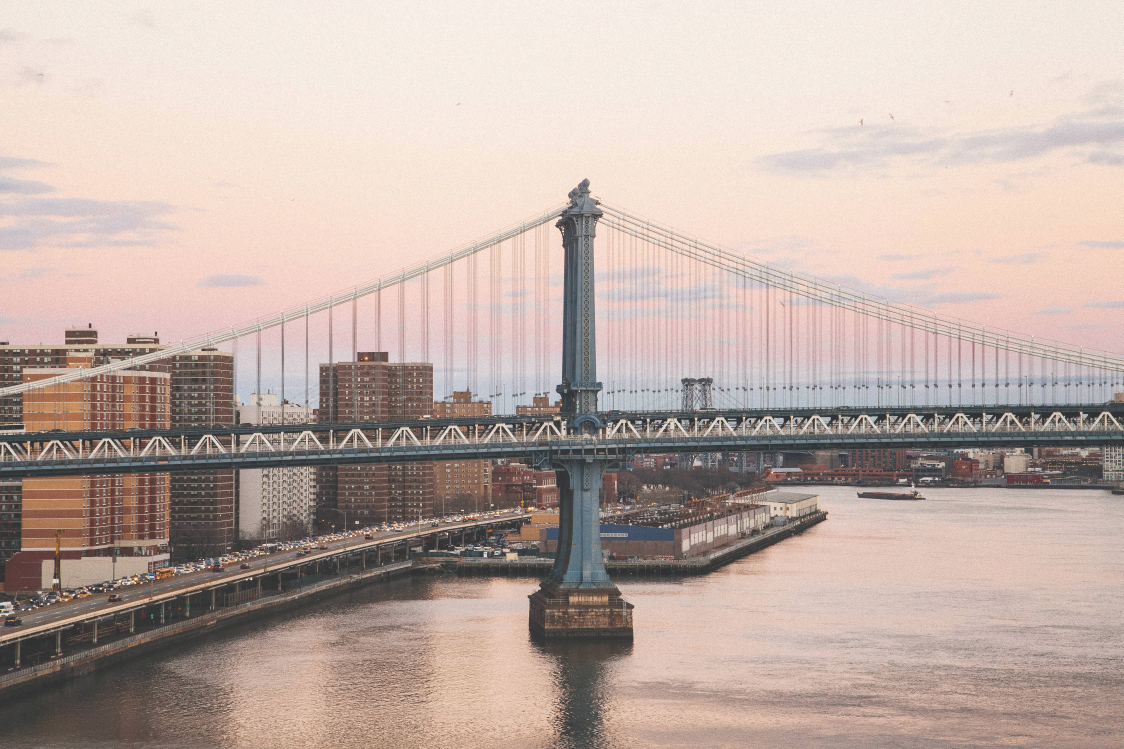
#> input picture OtherInfo/algorithm/12220.jpg, 5616 x 3744 px (shown at 1/5 size)
$ python test.py
#> lines starting #> are read from the running program, lines starting #| are printed output that depends on the picture

import os
from PIL import Image

def image_resize(img, size=(1500, 1100)):
    """调整图片大小
    """
    print(img.size)
    try:
        if img.mode not in ('L', 'RGB'):
            img = img.convert('RGB')
        img = img.resize(size)
    except Exceptione:
        pass
    print(img.size)
    return img

def image_merge(images, output_dir='output', output_name='merge.jpg',restriction_max_width=750, restriction_max_height=600):
    """垂直合并多张图片
    images - 要合并的图片路径列表
    ouput_dir - 输出路径
    output_name - 输出文件名
    restriction_max_width - 限制合并后的图片最大宽度，如果超过将等比缩小
    restriction_max_height - 限制合并后的图片最大高度，如果超过将等比缩小
    """
#> called with output_dir = 'output', output_name = 'merge.jpg', restriction_max_width = 750, restriction_max_height = 600
    max_width = 0
    total_height = 0
    # 计算合成后图片的宽度（以最宽的为准）和高度
    for img_path in images:
        if os.path.exists(img_path):
            img = Image.open(img_path)
#> img is the input picture: PIL image 5616x3744 RGB; mean R, G, B 190.8, 173.4, 165.7
            width, height = img.size
#> width = 5616; height = 3744
            if width > max_width:
                max_width = width
#> max_width = 5616
            total_height += height
#> total_height = 3744

    # 产生一张空白图
    new_img = Image.new('RGB', (max_width, total_height), 255)
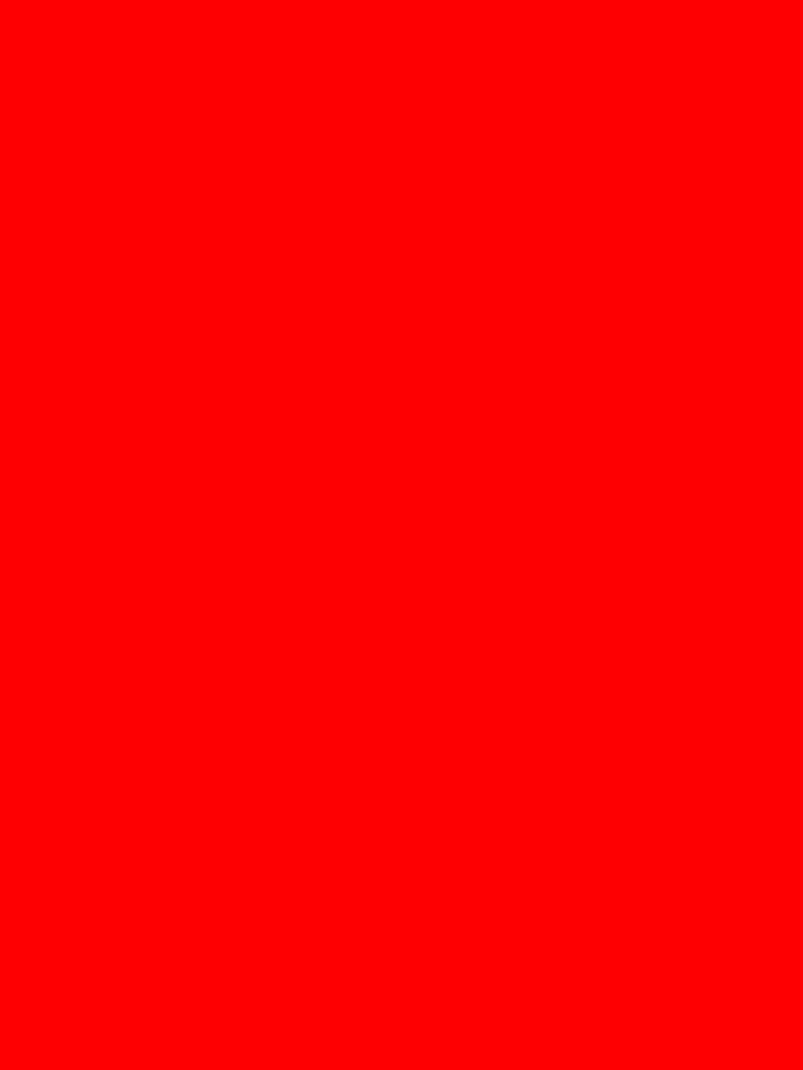
#> new_img: PIL image 5616x7488 RGB (shown at 1/7 size); mean R, G, B 255, 0, 0
    # 合并
    x = y = 0
    for img_path in images:
        if os.path.exists(img_path):
            img = Image.open(img_path)
            width, height = img.size
            new_img.paste(img, (x, y))
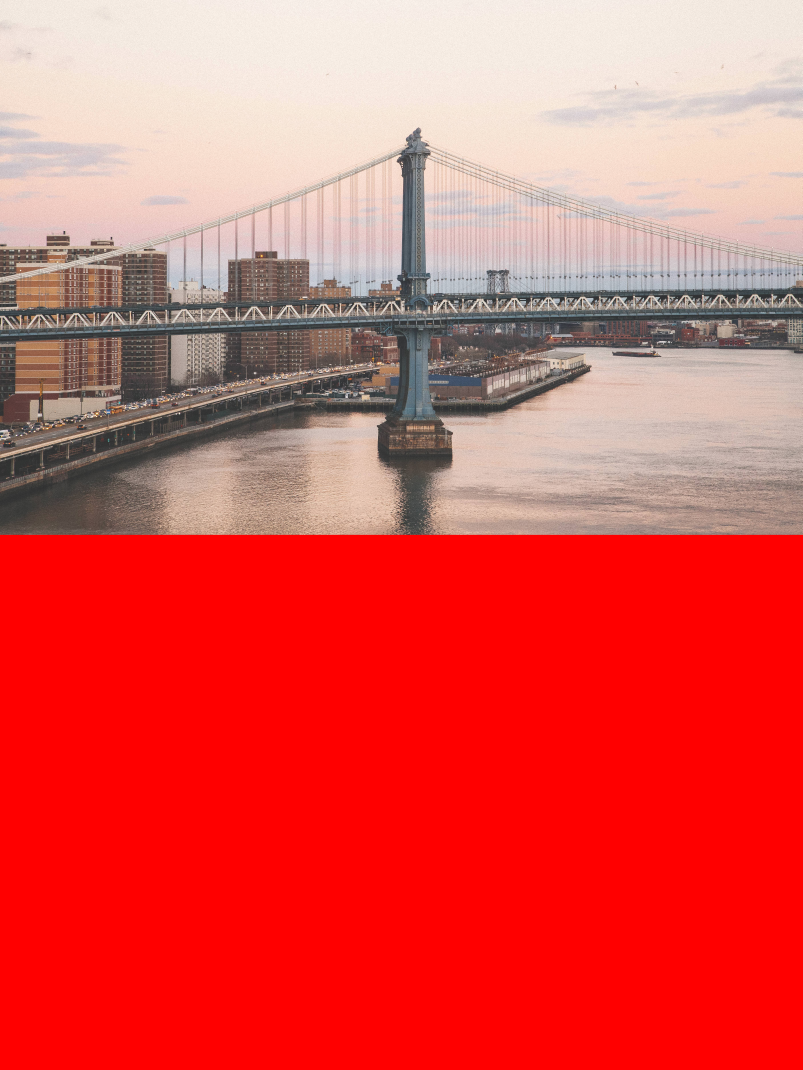
#> new_img: PIL image 5616x7488 RGB (shown at 1/7 size); mean R, G, B 222.9, 86.7, 82.8
            y += height
#> y = 3744

    if restriction_max_width and max_width > restriction_max_width:
        # 如果宽带超过限制
        # 等比例缩小
        ratio = restriction_max_height / float(max_width)
#> ratio = 0.107
        max_width = restriction_max_width
        total_height = int(total_height * ratio)
#> total_height = 800
        new_img = image_resize(new_img, size=(max_width, total_height))
#| (5616, 7488)
#> in image_resize, `img = img.resize(size)`:
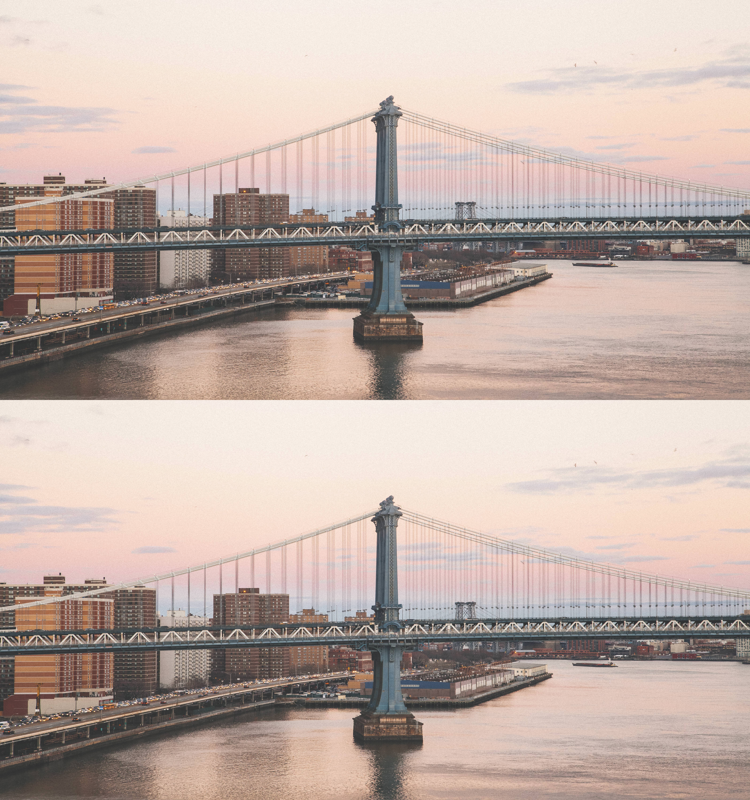
#> img: PIL image 750x800 RGB; mean R, G, B 190.8, 173.4, 165.7
#| (750, 800)

    if restriction_max_height and total_height > restriction_max_height:
        # 如果高度超过限制
        # 等比例缩小
        ratio = restriction_max_height / float(total_height)
#> ratio = 0.75
        max_width = int(max_width * ratio)
#> max_width = 562
        total_height = restriction_max_height
        new_img = image_resize(new_img, size=(max_width, total_height))
#| (750, 800)
#| (562, 600)

    if not os.path.exists(output_dir):
        os.makedirs(output_dir)
    save_path = '%s/%s' % (output_dir, output_name)
    new_img.save(save_path)
    return save_path

if __name__ == '__main__':
    image_merge(images=['12220.jpg', '12220.jpg'])
